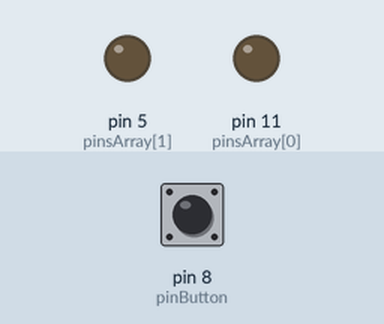
Recording of a sketch running on a simulated Arduino Uno, built with avr-gcc and run on an emulated ATmega328P. Shown: output pins drawn as LEDs (lit = HIGH). The inputs (shaded band) are chosen by the test bench; at power-on: pin 8 (pinButton) LOW.

Above: at 1.2 s.
1.3 s: pin 8 (pinButton) pulled HIGH for 0.15 s
At 2.1 s:
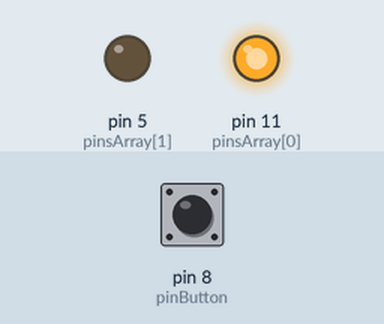
2.9 s: pin 8 (pinButton) pulled HIGH for 1 s
At 3.4 s:
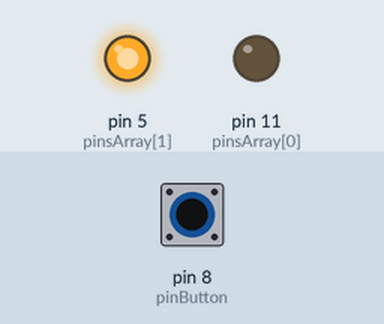
5.4 s: pin 8 (pinButton) pulled HIGH for 3.2 s
At 6.5 s:
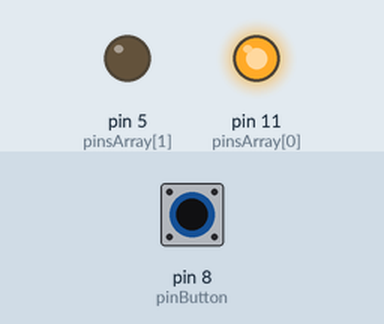
Timing chart, 0 to 8.4 s (numbered marks = the images above; inputs shaded):
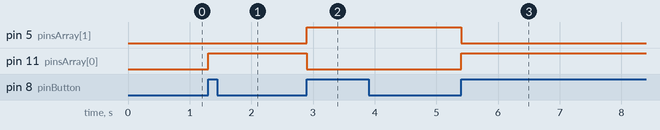

Measured:
- after the input at 1.3 s, pin 11 (pinsArray[0]): LOW → HIGH at once
- after the input at 2.9 s, pin 5 (pinsArray[1]): LOW → HIGH at once; pin 11 (pinsArray[0]): HIGH → LOW at once
- after the input at 5.4 s, pin 5 (pinsArray[1]): HIGH → LOW at once; pin 11 (pinsArray[0]): LOW → HIGH at once

The sketch:

HI_Opdracht3.ino
```cpp
//Code voorbeeld uit de Startworkshop gebruikt

//Pin Array van de lampjes
const int pinsArray[] = {11, 5};
// Pin van de button
const int pinButton = 8;
//State van de button begint bij uit.
int button = 0;
//prev state bestaat nog niet.
int prevState = 0;
//Er bestaat nog geen state dus counter begint op 0.
int stateCounter = 0;

void setup()
{
  pinMode(pinButton, INPUT);

  //for loop voor de lampjes.
  for (int count = 0; count < 2; count++) {
  	pinMode(pinsArray[count], OUTPUT);
  }
}

void loop()
{
  //lees de status van de knop
  button = digitalRead(pinButton);

  checkState(button);
}

void checkState(int button)
{
  //vergelijk de huidige knopstatus met de vorige knopstatus
  if (button != prevState) {
    // Als de knopstatus is veranderd, controleer of de knop is ingedrukt
    if (button == HIGH) {
      //Counter + 1
      stateCounter++;
      //Roep functie aan.
      OnAndOff(stateCounter, 50);
    }
  }
  //sla de huidige knopstatus op.
  prevState = button;
}

void OnAndOff(int state, int time)
{
  //if stateCount gedeeld door 2 kan dan lampje 1 uit en lampje 2 aan.
  if (stateCounter % 2 == 0) {
    digitalWrite(pinsArray[0], LOW);
    digitalWrite(pinsArray[1], HIGH);
  } else {
    //zo niet, dan lampje 2 uit en lampje 1 aan.
    digitalWrite(pinsArray[0], HIGH);
    digitalWrite(pinsArray[1], LOW);
  }

  delay(time);
}
```
